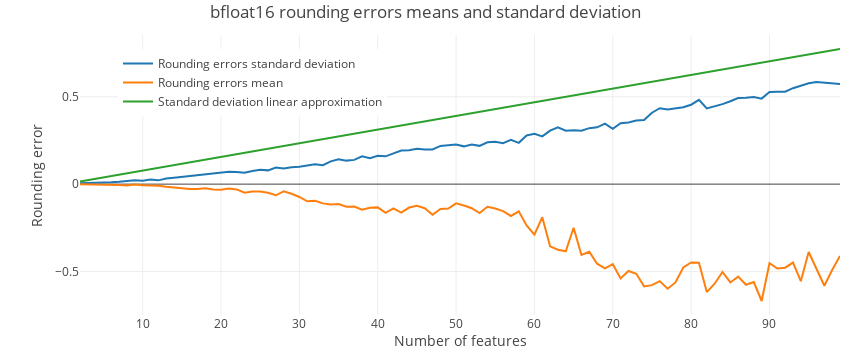

Source (notebook cell):
### Code cell
def plot_bf16():
    max_n = 100
    n = np.arange(2, max_n)
    plt.iplot({
        'data': [
            { 'x': bf16_sigma['features'], 'y': bf16_sigma['sigma'][:max_n],
              'name': 'Rounding errors standard deviation' },
            { 'x': bf16_sigma['features'], 'y': bf16_sigma['mean'][:max_n],
              'name': 'Rounding errors mean' },
            { 'x': n, 'y': n * bf16_u,
              'name': 'Standard deviation linear approximation' }        
        ],
        'layout': graph_layout('bfloat16 rounding errors means and standard deviation')
    })
    sns.histplot(bf16_delta['delta'], bins=30, kde=True)

plot_bf16()
